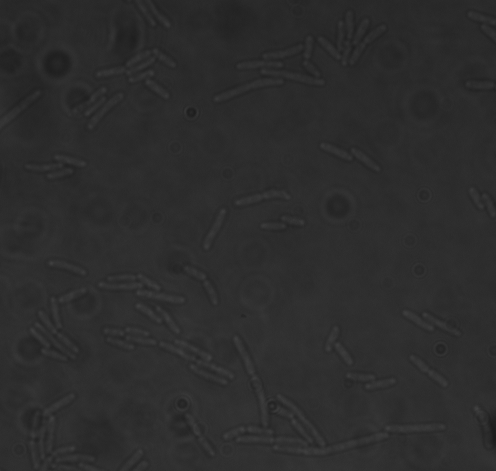
#> input picture AutonomousMicroscopy/ExampleData/BF_test_avg.tiff, 496 x 471 px
$ python -i pSMLM.py   (imports and definitions only)   (older library calls are emulated)
#> lines starting #> are read from the running program, lines starting #| are printed output that depends on the picture
#> further down, picture is the input picture: shape (471, 496); min 28, max 65, mean 44.6
from MainScripts import FunctionHandling
from shapely import Polygon, affinity
import math
import numpy as np
import inspect
import dask.array as da
import time
from scipy.ndimage import gaussian_filter
from skimage.feature.peak import peak_local_max

# Required function __function_metadata__
# Should have an entry for every function in this file
# [81 lines left out: functions __function_metadata__, DoGFilter, getLocalPeaks, getLocalPeaks_rawIm, getLocalizationList, phasor_fitting, not called in this run]

# From microEye:
class Filter:
    # Class attributes (shared among all instances)
    class_attribute = 0

    def __init__(self, param1=5, param2=5):
        # Constructor (initialize object-specific attributes)
        self.param1 = param1
        self.param2 = param2
        self.filterName = None
        self._radial_coordinates = None

    def instance_method(self):
        # Instance method (operates on an instance)
        return self.param1 + self.param2

    # [100 lines left out: functions class_method, radial_coordinate, butterworth_filter, gauss_bandpass_filter, DoGFilter, not called in this run]

    def applyFilter(self, image: np.ndarray):
        '''Applies an FFT bandpass filter to the 2D image.

            Params
            -------
            image (np.ndarray)
                the image to be filtered.
        '''
        if self.filterName != 'DoGFilter':
            rows, cols = image.shape
#> rows = 471; cols = 496
            nrows = cv2.getOptimalDFTSize(rows)
#> nrows = 480
            ncols = cv2.getOptimalDFTSize(cols)
#> ncols = 500
            nimg = np.zeros((nrows, ncols))
            nimg[:rows, :cols] = image
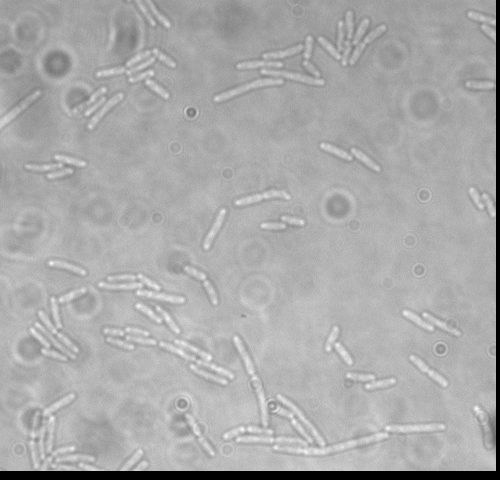
#> nimg: shape (480, 500) float64; min 0, max 65, mean 43.4; drawn with min black and max white

#> (the run stopped early here; a loop or call above may not have finished)
